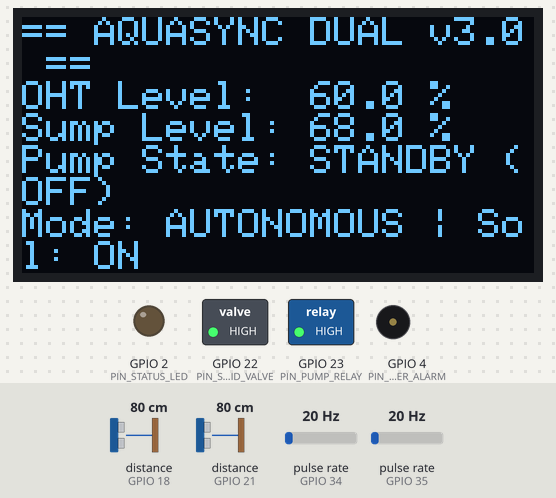
A sketch run on a simulated ESP32. Shown: 128×64 one-colour display, switched loads named in the sketch (green lamp = pin HIGH), output pins drawn as LEDs (lit = HIGH), buzzer (waves = sounding, pin HIGH). Wiring (inferred from the names in the program): 2 × ultrasonic range finder: trigger GPIO 5, echo GPIO 18 / trigger GPIO 19, echo GPIO 21; 2 × pulse sensor: data GPIO 34 / data GPIO 35. Inputs (shaded band) come from the test bench; at power-on: distance to the obstacle (sensors on GPIO 18, GPIO 21) 80 cm, pulse rate (sensors on GPIO 34, GPIO 35) 20 Hz. The echo pulse lasts 58.3 µs per cm; pins used as bus, display or sensor lines are not drawn; what the sketch prints to the serial monitor is not drawn.

Above: at 1.2 s.
1.3 s: distance to the obstacle (sensor on GPIO 18) set to 148 cm
At 2.6 s:
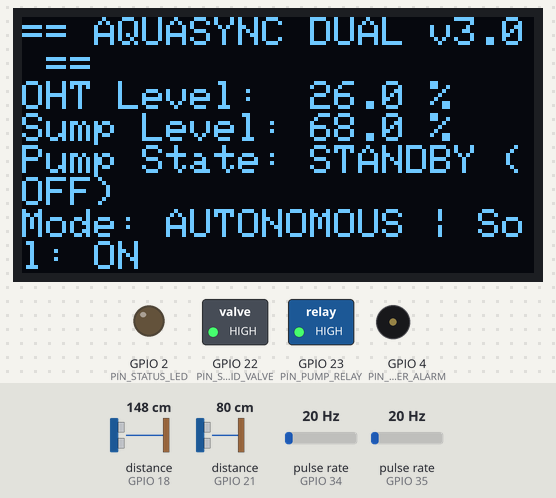
2.9 s: distance to the obstacle (sensor on GPIO 18) set to 153 cm
At 4.5 s:
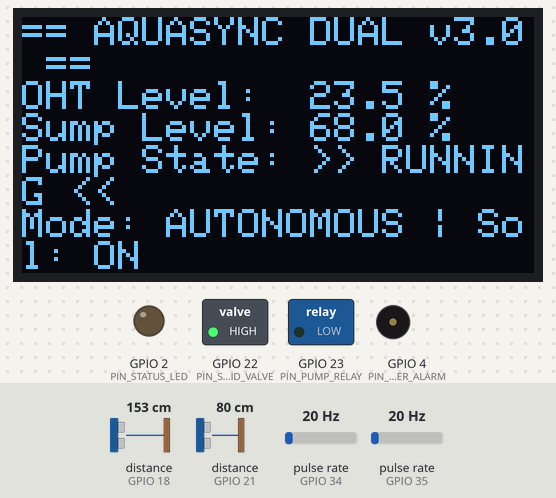
4.9 s: distance to the obstacle (sensor on GPIO 21) set to 210 cm
At 6.5 s:
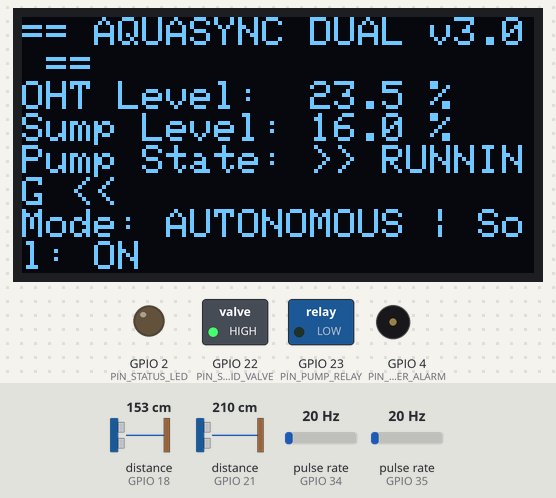
6.8 s: distance to the obstacle (sensor on GPIO 21) set to 215 cm
At 8.0 s:
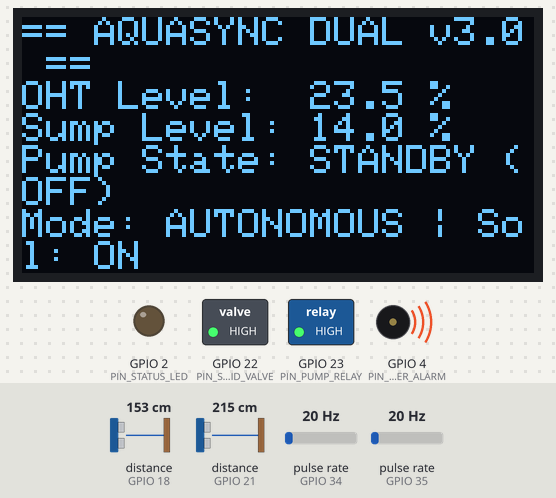
8.9 s: distance to the obstacle (sensor on GPIO 18) set to 2 cm
At 10.3 s:
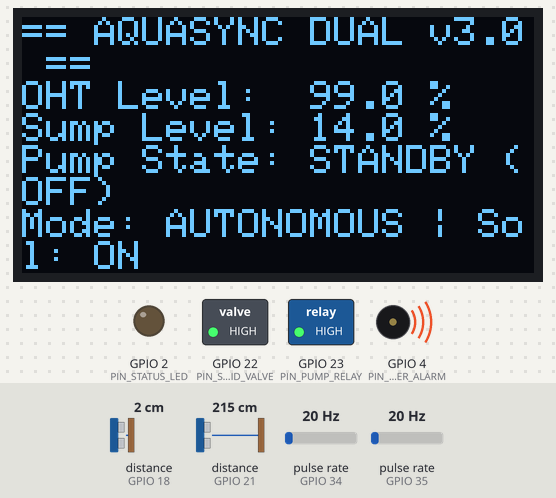
10.9 s: distance to the obstacle (sensor on GPIO 21) set to 2 cm
At 11.8 s:
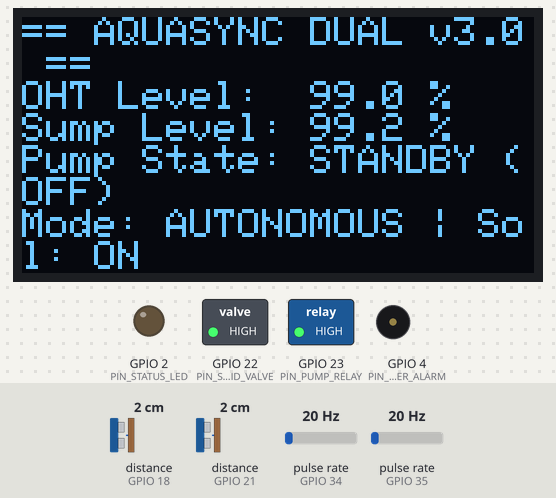
Timing chart, 0 to 13.8 s (numbered marks = the images above; inputs shaded):
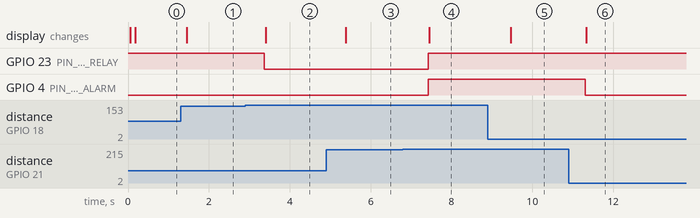

Measured:
- the behaviour switches between 150 and 151 cm on distance to the obstacle (sensor on GPIO 18) (found by bisection; images 1 and 2)
- the behaviour switches between 212 and 213 cm on distance to the obstacle (sensor on GPIO 21) (found by bisection; images 3 and 4)
- after the input at 1.3 s, the display: changes after 0.16 s (image 1)
- after the input at 2.9 s, GPIO 23 (PIN_PUMP_RELAY): HIGH → LOW after 0.48 s; the display: changes after 0.50 s (image 2)
- after the input at 4.9 s, the display: changes after 0.49 s (image 3)
- after the input at 6.8 s, GPIO 23 (PIN_PUMP_RELAY), GPIO 4 (PIN_BUZZER_ALARM): LOW → HIGH after 0.62 s; the display: changes after 0.65 s (image 4)
- after the input at 8.9 s, the display: changes after 0.57 s (image 5)
- after the input at 10.9 s, GPIO 4 (PIN_BUZZER_ALARM): HIGH → LOW after 0.41 s; the display: changes after 0.44 s (image 6)

The sketch:

esp32_firmware.ino
```cpp
/**
 * ==============================================================================
 * AQUASYNC AI - INDUSTRIAL DUAL-TANK IOT EDGE FIRMWARE
 * Target Hardware: ESP32 DevKit V1 (Dual Core 240MHz, FreeRTOS, WiFi + BLE)
 * Sensors: JSN-SR04T Waterproof Ultrasonic, YF-S201 Flow, DS18B20 Temp, ADS1115
 * Actuators: 30A Optocoupled Relay Module, 12V DC Solenoid Isolation Valve
 * Protocol: Bidirectional MQTT v3.1.1 + HTTP REST Failsafe + SSD1306 OLED
 * ==============================================================================
 */

#include <WiFi.h>
#include <HTTPClient.h>
#include <PubSubClient.h>
#include <ArduinoJson.h>
#include <Wire.h>
#include <Adafruit_GFX.h>
#include <Adafruit_SSD1306.h>

// PIN CONFIGURATIONS
#define PIN_TRIG_OHT          5   // Ultrasonic Trigger (Overhead Tank)
#define PIN_ECHO_OHT          18  // Ultrasonic Echo (Overhead Tank)
#define PIN_TRIG_SUMP         19  // Ultrasonic Trigger (Underground Sump)
#define PIN_ECHO_SUMP         21  // Ultrasonic Echo (Underground Sump)
#define PIN_PUMP_RELAY        23  // 30A High-Current Relay (Active LOW)
#define PIN_SOLENOID_VALVE    22  // 12V Emergency Shutoff Solenoid
#define PIN_FLOWMETER_IN      34  // Hall-effect Flow Sensor Interrupt (Inflow)
#define PIN_FLOWMETER_OUT     35  // Hall-effect Flow Sensor Interrupt (Outflow)
#define PIN_BUZZER_ALARM      4   // Active Piezo Buzzer for Emergency Klaxon
#define PIN_STATUS_LED        2   // Onboard Blue Status LED

// OLED DISPLAY
#define SCREEN_WIDTH 128
#define SCREEN_HEIGHT 64
#define OLED_RESET -1
Adafruit_SSD1306 display(SCREEN_WIDTH, SCREEN_HEIGHT, &Wire, OLED_RESET);

// NETWORK CREDENTIALS
const char* WIFI_SSID       = "AquaSync_IoT_Grid";
const char* WIFI_PASSWORD   = "IndustrialHydro2026";
const char* MQTT_BROKER     = "192.168.1.100";
const int   MQTT_PORT       = 1883;
const char* TOPIC_TELEMETRY = "aquasync/telemetry/node_01";
const char* TOPIC_COMMAND   = "aquasync/control/node_01";

// TANK DIMENSIONS (cm)
const float OHT_TOTAL_HEIGHT_CM  = 200.0;
const float OHT_SENSOR_OFFSET_CM = 15.0; // Dead zone
const float SUMP_TOTAL_HEIGHT_CM = 250.0;

// SAFETY THRESHOLDS (%)
const float OHT_CUTIN_PCT        = 25.0;
const float OHT_CUTOFF_PCT       = 92.0;
const float SUMP_MIN_CUTOUT_PCT  = 15.0; // Prevents Cavitation / Dry Run

// RUNTIME STATE
WiFiClient espClient;
PubSubClient mqttClient(espClient);
volatile unsigned long flowPulseCountIn = 0;
volatile unsigned long flowPulseCountOut = 0;

float ohtLevelPct = 0.0;
float sumpLevelPct = 0.0;
bool isPumpEnergized = false;
bool isDryRunLocked = false;
bool isAutoMode = true;

// Interrupt Service Routines for Hall Flowmeters
void IRAM_ATTR pulseCounterIn() {
  flowPulseCountIn++;
}
void IRAM_ATTR pulseCounterOut() {
  flowPulseCountOut++;
}

// Ultrasonic Non-blocking Distance Function with Median Filter
float readDistanceCm(int trigPin, int echoPin) {
  float readings[5];
  for (int i = 0; i < 5; i++) {
    digitalWrite(trigPin, LOW);
    delayMicroseconds(2);
    digitalWrite(trigPin, HIGH);
    delayMicroseconds(10);
    digitalWrite(trigPin, LOW);
    long duration = pulseIn(echoPin, HIGH, 30000); // 30ms timeout
    if (duration == 0) duration = 30000;
    readings[i] = (duration * 0.0343) / 2.0;
    delay(5);
  }
  // Bubble sort for median
  for (int i = 0; i < 4; i++) {
    for (int j = 0; j < 4 - i; j++) {
      if (readings[j] > readings[j + 1]) {
        float temp = readings[j];
        readings[j] = readings[j + 1];
        readings[j + 1] = temp;
      }
    }
  }
  return readings[2]; // Return median
}

// Pump Actuation with Hardware Interlock
void setPumpState(bool turnOn, const char* reason) {
  if (turnOn) {
    if (sumpLevelPct <= SUMP_MIN_CUTOUT_PCT) {
      Serial.println(F("[FAILSAFE_INTERLOCK] Sump level below 15%! Motor engagement locked out."));
      digitalWrite(PIN_BUZZER_ALARM, HIGH);
      delay(200);
      digitalWrite(PIN_BUZZER_ALARM, LOW);
      isDryRunLocked = true;
      return;
    }
    digitalWrite(PIN_PUMP_RELAY, LOW); // Active LOW
    isPumpEnergized = true;
    Serial.printf("[ACTUATOR] Pump started: %s\n", reason);
  } else {
    digitalWrite(PIN_PUMP_RELAY, HIGH);
    isPumpEnergized = false;
    Serial.printf("[ACTUATOR] Pump stopped: %s\n", reason);
  }
}

// MQTT Command Callback
void onMqttMessage(char* topic, byte* payload, unsigned int length) {
  StaticJsonDocument<256> doc;
  deserializeJson(doc, payload, length);

  if (doc.containsKey("pump_override")) {
    bool cmd = doc["pump_override"];
    isAutoMode = false;
    setPumpState(cmd, "Remote SCADA Command");
  }
  if (doc.containsKey("mode")) {
    const char* m = doc["mode"];
    isAutoMode = (strcmp(m, "AUTO") == 0);
  }
}

// Direct HTTP Synchronization with AquaSync SCADA Server
void syncWithServer(float ohtDist, float sumpDist) {
  if (WiFi.status() == WL_CONNECTED) {
    HTTPClient http;
    // Connect to your laptop's server IP
    http.begin("http://10.141.0.132:5050/api/hardware/telemetry");
    http.addHeader("Content-Type", "application/json");

    StaticJsonDocument<256> doc;
    doc["ohtDistanceCm"] = ohtDist;
    doc["sumpDistanceCm"] = sumpDist;
    doc["currentAmps"] = isPumpEnergized ? 4.25 : 0.0;
    doc["relayPumpState"] = isPumpEnergized;
    doc["flowRateLpm"] = isPumpEnergized ? 45.0 : 0.0;

    String jsonPayload;
    serializeJson(doc, jsonPayload);

    int httpCode = http.POST(jsonPayload);
    if (httpCode == 200) {
      String response = http.getString();
      StaticJsonDocument<256> resDoc;
      deserializeJson(resDoc, response);
      if (resDoc["commands"].containsKey("pumpRelay")) {
        bool serverPumpCmd = resDoc["commands"]["pumpRelay"];
        if (!isAutoMode && serverPumpCmd != isPumpEnergized) {
          setPumpState(serverPumpCmd, "SCADA Manual Toggle");
        }
      }
    }
    http.end();
  }
}

void setup() {
  Serial.begin(115200);
  pinMode(PIN_TRIG_OHT, OUTPUT);
  pinMode(PIN_ECHO_OHT, INPUT);
  pinMode(PIN_TRIG_SUMP, OUTPUT);
  pinMode(PIN_ECHO_SUMP, INPUT);
  pinMode(PIN_PUMP_RELAY, OUTPUT);
  pinMode(PIN_SOLENOID_VALVE, OUTPUT);
  pinMode(PIN_BUZZER_ALARM, OUTPUT);
  pinMode(PIN_STATUS_LED, OUTPUT);

  // Safe defaults
  digitalWrite(PIN_PUMP_RELAY, HIGH); // Relay off
  digitalWrite(PIN_SOLENOID_VALVE, HIGH); // Valve energized open
  digitalWrite(PIN_BUZZER_ALARM, LOW);

  pinMode(PIN_FLOWMETER_IN, INPUT_PULLUP);
  pinMode(PIN_FLOWMETER_OUT, INPUT_PULLUP);
  attachInterrupt(digitalPinToInterrupt(PIN_FLOWMETER_IN), pulseCounterIn, RISING);
  attachInterrupt(digitalPinToInterrupt(PIN_FLOWMETER_OUT), pulseCounterOut, RISING);

  Wire.begin(21, 22);
  display.begin(SSD1306_SWITCHCAPVCC, 0x3C);
  display.clearDisplay();
  display.setTextSize(1);
  display.setTextColor(SSD1306_WHITE);
  display.setCursor(10, 20);
  display.println(F("AQUASYNC AI BOOT..."));
  display.display();

  Serial.println(F("[SYSTEM] AquaSync ESP32 Dual-Tank Node Initialized."));
}

void loop() {
  // 1. Measure Levels
  float ohtDist = readDistanceCm(PIN_TRIG_OHT, PIN_ECHO_OHT);
  float sumpDist = readDistanceCm(PIN_TRIG_SUMP, PIN_ECHO_SUMP);

  float ohtWaterHeight = max(0.0f, OHT_TOTAL_HEIGHT_CM - ohtDist);
  ohtLevelPct = constrain((ohtWaterHeight / OHT_TOTAL_HEIGHT_CM) * 100.0, 0.0, 100.0);

  float sumpWaterHeight = max(0.0f, SUMP_TOTAL_HEIGHT_CM - sumpDist);
  sumpLevelPct = constrain((sumpWaterHeight / SUMP_TOTAL_HEIGHT_CM) * 100.0, 0.0, 100.0);

  // 2. Autonomous Finite State Machine (FSM)
  if (isAutoMode) {
    if (sumpLevelPct <= SUMP_MIN_CUTOUT_PCT) {
      if (isPumpEnergized) {
        setPumpState(false, "DRY-RUN EMERGENCY CUTOUT");
        digitalWrite(PIN_BUZZER_ALARM, HIGH);
      }
    } else {
      digitalWrite(PIN_BUZZER_ALARM, LOW);
      if (ohtLevelPct <= OHT_CUTIN_PCT && !isPumpEnergized) {
        setPumpState(true, "OHT Low Cut-in (<= 25%)");
      } else if (ohtLevelPct >= OHT_CUTOFF_PCT && isPumpEnergized) {
        setPumpState(false, "OHT High Cut-off (>= 92%)");
      }
    }
  }

  // 3. Update OLED Display
  display.clearDisplay();
  display.setCursor(0, 0);
  display.println(F("== AQUASYNC DUAL v3.0 =="));
  display.printf("OHT Level:  %4.1f %%\n", ohtLevelPct);
  display.printf("Sump Level: %4.1f %%\n", sumpLevelPct);
  display.printf("Pump State: %s\n", isPumpEnergized ? ">> RUNNING <<" : "STANDBY (OFF)");
  display.printf("Mode: %s | Sol: ON", isAutoMode ? "AUTONOMOUS" : "MANUAL");
  display.display();

  // 4. Sync Bi-directionally with Laptop SCADA Web Dashboard
  syncWithServer(ohtDist, sumpDist);

  // 5. Emit Telemetry to Serial Monitor
  Serial.printf("[JSON_TELEMETRY] {\"oht\":%.1f,\"sump\":%.1f,\"pump\":%d,\"mode\":\"%s\"}\n",
    ohtLevelPct, sumpLevelPct, isPumpEnergized ? 1 : 0, isAutoMode ? "AUTO" : "MANUAL");

  delay(500);
}
```
